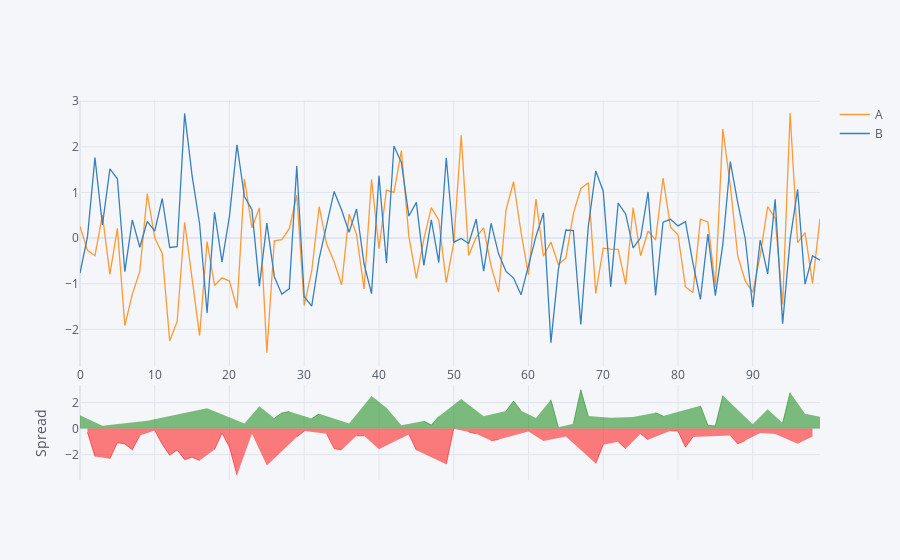

The code cell stored with this chart in its notebook:
### Code cell
df[['A', 'B']].iplot(kind='spread')
